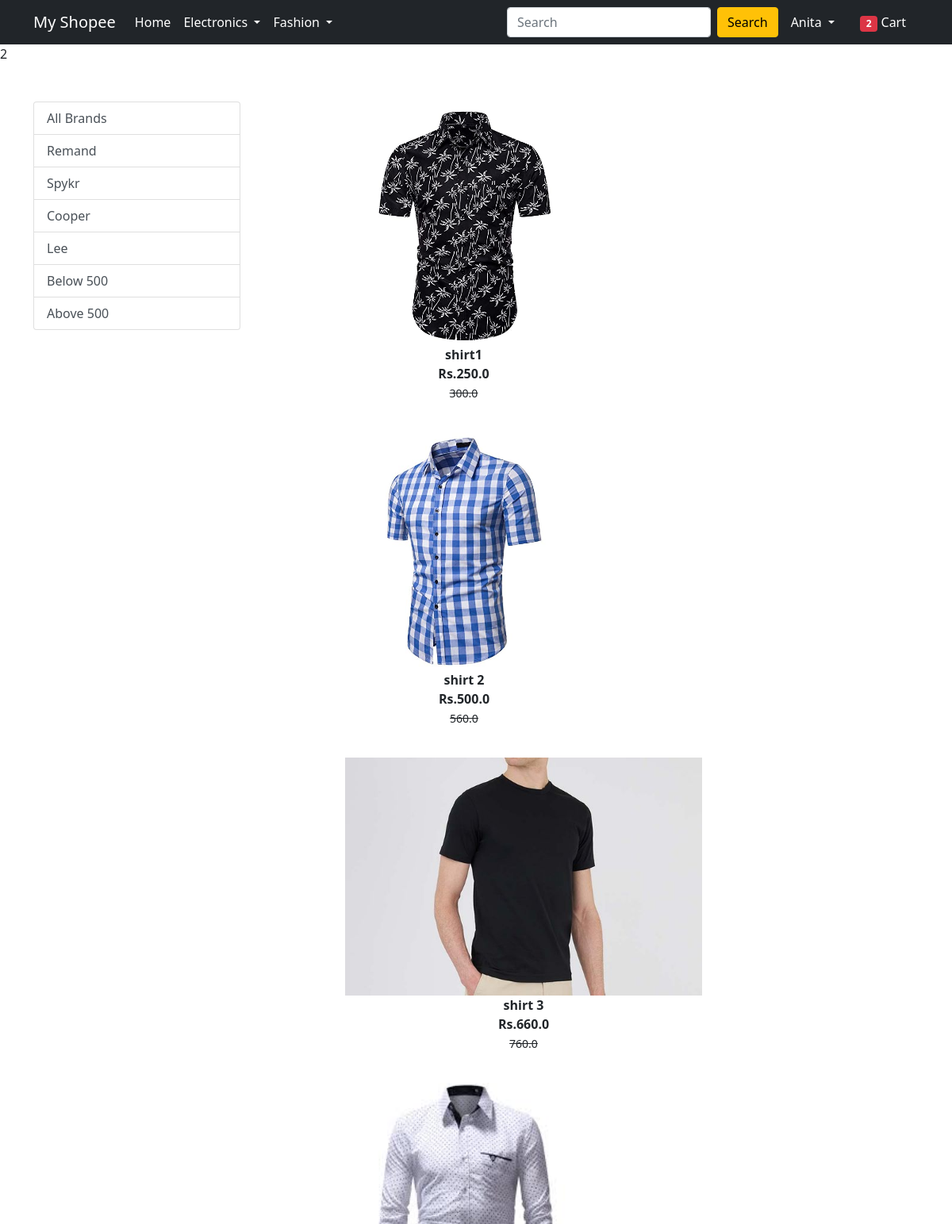
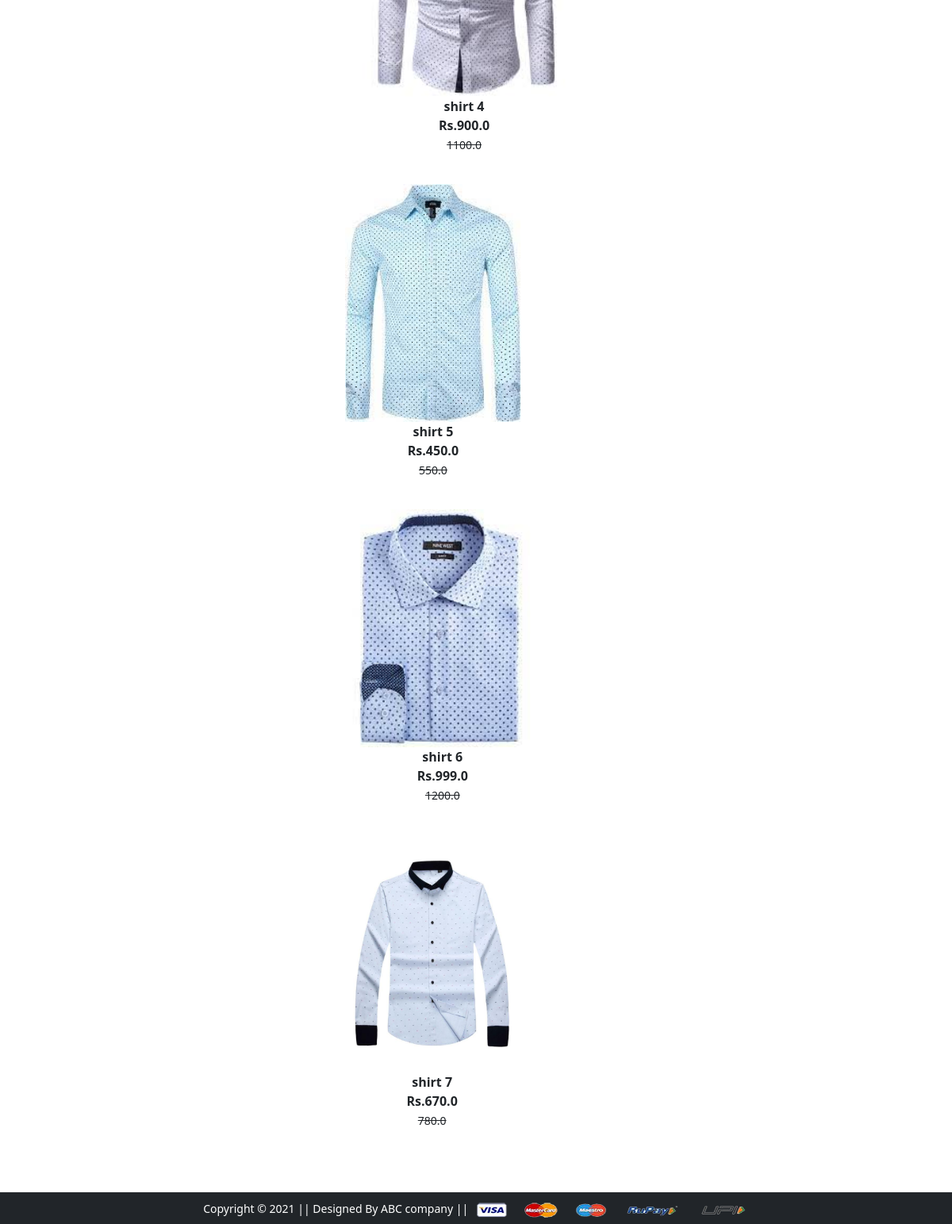
Screenshot of /topwear/ (signed in) with the database file from the repository (2 pictures, top to bottom).
### app/models.py (models this page shows, shortened)
class Product(models.Model):
    title = models.CharField(max_length=100)
    selling_price = models.FloatField()
    discounted_price = models.FloatField()
    description = models.TextField()
    brand = models.CharField(max_length=100)
    category = models.CharField(choices=CATEGORY_CHOICES, max_length=2)
    product_image = models.ImageField(upload_to='productimg')

### app/views.py (the view)
# urls.py: path('topwear/', views.topwear, name='topwear'),
@login_required
def topwear(request,data=None):
    totalitem=len(Cart.objects.filter(user=request.user))
    if data == None:
        topwear = Product.objects.filter(category='TW')
    elif data == 'spykr' or data == 'remand' or data == 'lee' or data == 'cooper' :
        topwear = Product.objects.filter(category='TW').filter(brand=data)
    elif data == 'below':
        topwear = Product.objects.filter(
            category='TW').filter(discounted_price__lt=500)
    elif data == 'above':
        topwear = Product.objects.filter(
            category='TW').filter(discounted_price__gt=500)
    return render(request, 'app/topwear.html', {'topwear': topwear,'totalitem':totalitem})

### app/templates/app/topwear.html (shortened to what this page needs)
{% extends 'app/base.html' %}
{% load static %}
{% block main-content %}
{% block cartnum %}{{totalitem}}{% endblock cartnum %}
<div class="container my-5">
    <div class="row">
        <div class="col-sm-3">
            <div class="list-group">
                <a href="{%url 'topwear' %}" class="list-group-item list-group-item-action" aria-current="true">All
                    Brands</a>
                <a href="{%url 'topweardata' 'remand' %}" class="list-group-item list-group-item-action"
                    aria-current="true">Remand</a>
                <a href="{%url 'topweardata' 'spykr' %}" class="list-group-item list-group-item-action"
                    aria-current="true">Spykr</a>
                <a href="{%url 'topweardata' 'cooper' %}" class="list-group-item list-group-item-action"
                    aria-current="true">Cooper</a>
                <a href="{%url 'topweardata' 'lee' %}" class="list-group-item list-group-item-action"
                    aria-current="true">Lee</a>
                <a href="{%url 'topweardata' 'below' %}" class="list-group-item list-group-item-action"
                    aria-current="true">Below 500</a>
                <a href="{%url 'topweardata' 'above' %}" class="list-group-item list-group-item-action"
                    aria-current="true">Above 500</a>
            </div>
        </div>
        <div class="col-sm-8 offset-sm-1">
            {% for product in topwear %}
            <div class="col-sm-4 text-center mb-4">
                <a href="{%url 'product-detail' product.id%}" class="btn">
                    <div class="item">
                        <img src="{{product.product_image.url}}" alt="" height="300" class="">
                        <div class="fw-bold">{{product.title}}</div>
                        <div class="fw-bold">Rs.{{product.discounted_price}}</div>
                        <small class="fw-light text-decoration-line-through">{{product.selling_price}}</small>
                    </div>
                </a>
            </div>
            {% endfor %}
        </div>
    </div>
</div>
{% endblock main-content %}

### app/templates/app/base.html (shortened to what this page needs)
<!doctype html>
{% load static %}
<html lang="en">
<head>
  <link href="https://cdn.jsdelivr.net/npm/bootstrap@5.0.0-beta1/dist/css/bootstrap.min.css" rel="stylesheet"
>
  <link rel="stylesheet" href="{% static 'app/css/owl.carousel.min.css' %}">
  <link rel="stylesheet" href="{% static 'app/css/all.min.css' %}">
  <link rel="stylesheet" href="{% static 'app/css/style.css' %}">
</head>
<body>
  <nav class="navbar navbar-expand-lg navbar-dark bg-dark">
    <div class="container">
      <a class="navbar-brand " href="/">My Shopee</a>
      <div class="collapse navbar-collapse" id="navbarSupportedContent">
        <ul class="navbar-nav me-auto mb-2 mb-lg-0">
          <li class="nav-item">
            <a class="nav-link active" aria-current="page" href="/">Home</a>
          </li>
          <li class="nav-item dropdown">
            <a class="nav-link dropdown-toggle text-white" href="#" id="electronicsDropdown" role="button"
              data-bs-toggle="dropdown" aria-expanded="false">
              Electronics
            </a>
          </li>
          <li class="nav-item dropdown">
            <a class="nav-link dropdown-toggle text-white" href="#" id="fashionDropdown" role="button"
              data-bs-toggle="dropdown" aria-expanded="false">
              Fashion
            </a>
          </li>
        </ul>
        <form class="d-flex">
          <input class="form-control me-2" type="search" placeholder="Search" aria-label="Search">
          <button class="btn btn-warning" type="submit">Search </button>
        </form>
        <div>
          <ul class="navbar-nav me-auto mb-2 mb-lg-0">
            {% if request.user.is_authenticated %}
            <li class="nav-item dropdown mx-2">
              <a class="nav-link dropdown-toggle text-white" href="#" id="profileDropdown" role="button"
                data-bs-toggle="dropdown" aria-expanded="false">
                <span class="text-capitalize">{{request.user}}</span>
              </a>
            </li>
            <li class="nav-item mx-2">
              <a href="{% url 'showcart' %}" class="nav-link text-white"><span class="badge bg-danger">{% block cartnum %}{{totalitem}}{% endblock cartnum %}</span> Cart
              </a>
            </li>
            {% endif %}
          </ul>
        </div>
      </div>
    </div>
  </nav>
  {% block main-content %} {% endblock main-content %}
  <footer class="container-fluid bg-dark text-center p-2 mt-5">
    <small class="text-white">Copyright &copy; 2021 || Designed By ABC company || </small>
    <img src="{% static 'app/images/payment.png' %}" alt="" srcset="" class="img-fluid" height="2px">
  </footer>
</body>
</html>

### rows the page displays
Product: product_image (picture), title "shirt1", discounted_price "250.0", selling_price "300.0"
Product: product_image (picture), title "shirt 2", discounted_price "500.0", selling_price "560.0"
Product: product_image (picture), title "shirt 3", discounted_price "660.0", selling_price "760.0"
Product: product_image (picture), title "shirt 4", discounted_price "900.0", selling_price "1100.0"
Product: product_image (picture), title "shirt 5", discounted_price "450.0", selling_price "550.0"
Product: product_image (picture), title "shirt 6", discounted_price "999.0", selling_price "1200.0"
Product: product_image (picture), title "shirt 7", discounted_price "670.0", selling_price "780.0"

### other values shown
{{ request.user }} "Anita"
{{ totalitem }} "2 2"
